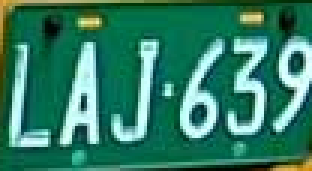
#> input picture 5.License Plate Localization and Recognition/License Plate4.bmp, 104 x 57 px, found by its file name (shown 3 times larger)
$ python '5-1_License Plate Segmentation.py'
#> lines starting #> are read from the running program, lines starting #| are printed output that depends on the picture; after the words box and inside, x2 and y2 are one past the last pixel; in counts of white or black regions, pixels touching at a corner belong together

import cv2
'''讀取影像，並把影像轉為灰階影像並顯示'''
img = cv2.imread(r'D:\pyrhon_test\5.License Plate Localization and Recognition\License Plate4.bmp')     #讀取影像
#> img is the input picture: shape (57, 104, 3); mean B, G, R 102.3, 126, 49.6
#img = cv2.imread('License Plate1.bmp')
img_gray = cv2.cvtColor(img, cv2.COLOR_BGR2GRAY)    #轉換灰階影像
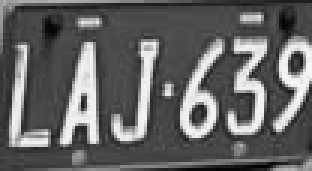
#> img_gray: shape (57, 104) (shown 3 times larger); min 2, max 248, mean 100.4
cv2.imshow('gray', img_gray)                        #顯示影像
cv2.waitKey(0)

'''將灰階影像二值化，設定門檻值為100'''
img_thre = img_gray
cv2.threshold(img_gray, 100, 255, cv2.THRESH_BINARY_INV,img_thre)
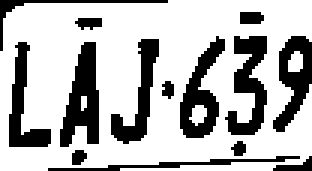
#> img_gray: shape (57, 104) (shown 3 times larger); 71.3% white; 14 black regions (2 under 20 px), largest, box (x1, y1, x2, y2) and area: (20, 14, 33, 49) 275, (75, 12, 89, 45) 243, (60, 12, 75, 46) 233
cv2.imshow('thresold', img_thre)
cv2.waitKey(0)

'''保存黑白影像'''
success = cv2.imwrite(r'D:\pyrhon_test\5.License Plate Localization and Recognition\thre_res.bmp', img_thre)
if success:
    print("保存成功")
else:
    print("保存失敗")

'''分割字元'''
white = []              #記錄每一列的白色像素總和
black = []              #黑色
height = img_thre.shape[0]
#> height = 57
width = img_thre.shape[1]
#> width = 104
white_max = 0
black_max = 0

#計算每列的黑白色像素總和
for i in range(width):
    s = 0   #這一列白色總和
    t = 0   #這一列黑色總和
    for j in range(height):
        if img_thre[j][i] == 255:
            s += 1
        if img_thre[j][i] == 0:
            t += 1
    white_max = max(white_max, s)
    black_max = max(black_max, t)
    white.append(s)
    black.append(t)
    print(s)
    print(t)

arg = False #False表示白底黑字; True表示黑底白字
if black_max > white_max:
    arg = True

#分割影像
def find_end(start_):
#> called with start_ = 2
    end_ = start_ + 1
    for m in range(start_ + 1, width - 1):
        if(black[m] if arg else white[m]) > (0.95 * black_max if arg else 0.95 * white_max): #0.95這個參數可以多調整，對應下面的0.05
            end_ = m
            break
    return end_

n = 1
start = 1
end = 2
while n < width - 2:
    n += 1
    if(white[n] if arg else black[n]) > (0.05 * white_max if arg else 0.05 * black_max):
        #上面這些判斷用來辨別是 白底黑字或是黑底白字
        #0.05這個參數可調整，對應上面的0.95
        start = n
        end = find_end(start)
#> end = 17
        n = end
#> n = 17
        if end - start > 5:
            cj = img_thre[1:height, start:end]
            cv2.imshow('caijian', cj)
            cv2.waitKey(0)

$ run again, with 5.License Plate Localization and Recognition/License Plate3.bmp copied over 5.License Plate Localization and Recognition/License Plate4.bmp
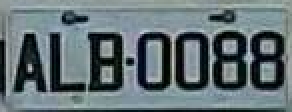
#> input picture 5.License Plate Localization and Recognition/License Plate3.bmp, 146 x 56 px, found by its file name (shown 2 times larger)
#> img is the input picture: shape (56, 146, 3); mean B, G, R 116.1, 112.2, 98.8
#> `cv2.threshold(img_gray, 100, 255, cv2.THRESH_BINARY_INV,img_thre)`:
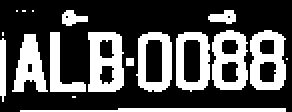
#> img_gray: shape (56, 146) (shown 2 times larger); 32.5% white; 18 white regions (7 under 20 px), largest, box (x1, y1, x2, y2) and area: (44, 16, 62, 46) 391, (125, 15, 143, 45) 357, (106, 15, 124, 45) 348
